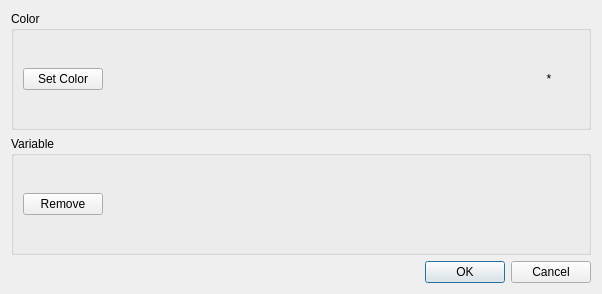
<?xml version="1.0" encoding="UTF-8"?>
<ui version="4.0">
 <class>ScopeVariableConfig</class>
 <widget class="QDialog" name="ScopeVariableConfig">
  <property name="geometry">
   <rect>
    <x>0</x>
    <y>0</y>
    <width>602</width>
    <height>294</height>
   </rect>
  </property>
  <property name="windowTitle">
   <string>Dialog</string>
  </property>
  <layout class="QVBoxLayout" name="verticalLayout">
   <item>
    <widget class="QGroupBox" name="groupBox">
     <property name="title">
      <string>Color</string>
     </property>
     <layout class="QHBoxLayout" name="horizontalLayout_2">
      <item>
       <widget class="QPushButton" name="m_colorButton">
        <property name="text">
         <string>Set Color</string>
        </property>
       </widget>
      </item>
      <item>
       <spacer name="horizontalSpacer">
        <property name="orientation">
         <enum>Qt::Horizontal</enum>
        </property>
        <property name="sizeHint" stdset="0">
         <size>
          <width>373</width>
          <height>20</height>
         </size>
        </property>
       </spacer>
      </item>
      <item>
       <widget class="QLabel" name="m_label">
        <property name="minimumSize">
         <size>
          <width>60</width>
          <height>0</height>
         </size>
        </property>
        <property name="maximumSize">
         <size>
          <width>60</width>
          <height>60</height>
         </size>
        </property>
        <property name="text">
         <string>*</string>
        </property>
        <property name="alignment">
         <set>Qt::AlignCenter</set>
        </property>
       </widget>
      </item>
     </layout>
    </widget>
   </item>
   <item>
    <widget class="QGroupBox" name="groupBox_2">
     <property name="title">
      <string>Variable</string>
     </property>
     <layout class="QHBoxLayout" name="horizontalLayout">
      <item>
       <widget class="QPushButton" name="m_removeButton">
        <property name="text">
         <string>Remove</string>
        </property>
       </widget>
      </item>
      <item>
       <spacer name="horizontalSpacer_2">
        <property name="orientation">
         <enum>Qt::Horizontal</enum>
        </property>
        <property name="sizeHint" stdset="0">
         <size>
          <width>451</width>
          <height>20</height>
         </size>
        </property>
       </spacer>
      </item>
     </layout>
    </widget>
   </item>
   <item>
    <widget class="QDialogButtonBox" name="buttonBox">
     <property name="orientation">
      <enum>Qt::Horizontal</enum>
     </property>
     <property name="standardButtons">
      <set>QDialogButtonBox::Cancel|QDialogButtonBox::Ok</set>
     </property>
    </widget>
   </item>
  </layout>
 </widget>
 <resources/>
 <connections>
  <connection>
   <sender>buttonBox</sender>
   <signal>accepted()</signal>
   <receiver>ScopeVariableConfig</receiver>
   <slot>accept()</slot>
   <hints>
    <hint type="sourcelabel">
     <x>248</x>
     <y>254</y>
    </hint>
    <hint type="destinationlabel">
     <x>157</x>
     <y>274</y>
    </hint>
   </hints>
  </connection>
  <connection>
   <sender>buttonBox</sender>
   <signal>rejected()</signal>
   <receiver>ScopeVariableConfig</receiver>
   <slot>reject()</slot>
   <hints>
    <hint type="sourcelabel">
     <x>316</x>
     <y>260</y>
    </hint>
    <hint type="destinationlabel">
     <x>286</x>
     <y>274</y>
    </hint>
   </hints>
  </connection>
 </connections>
</ui>
